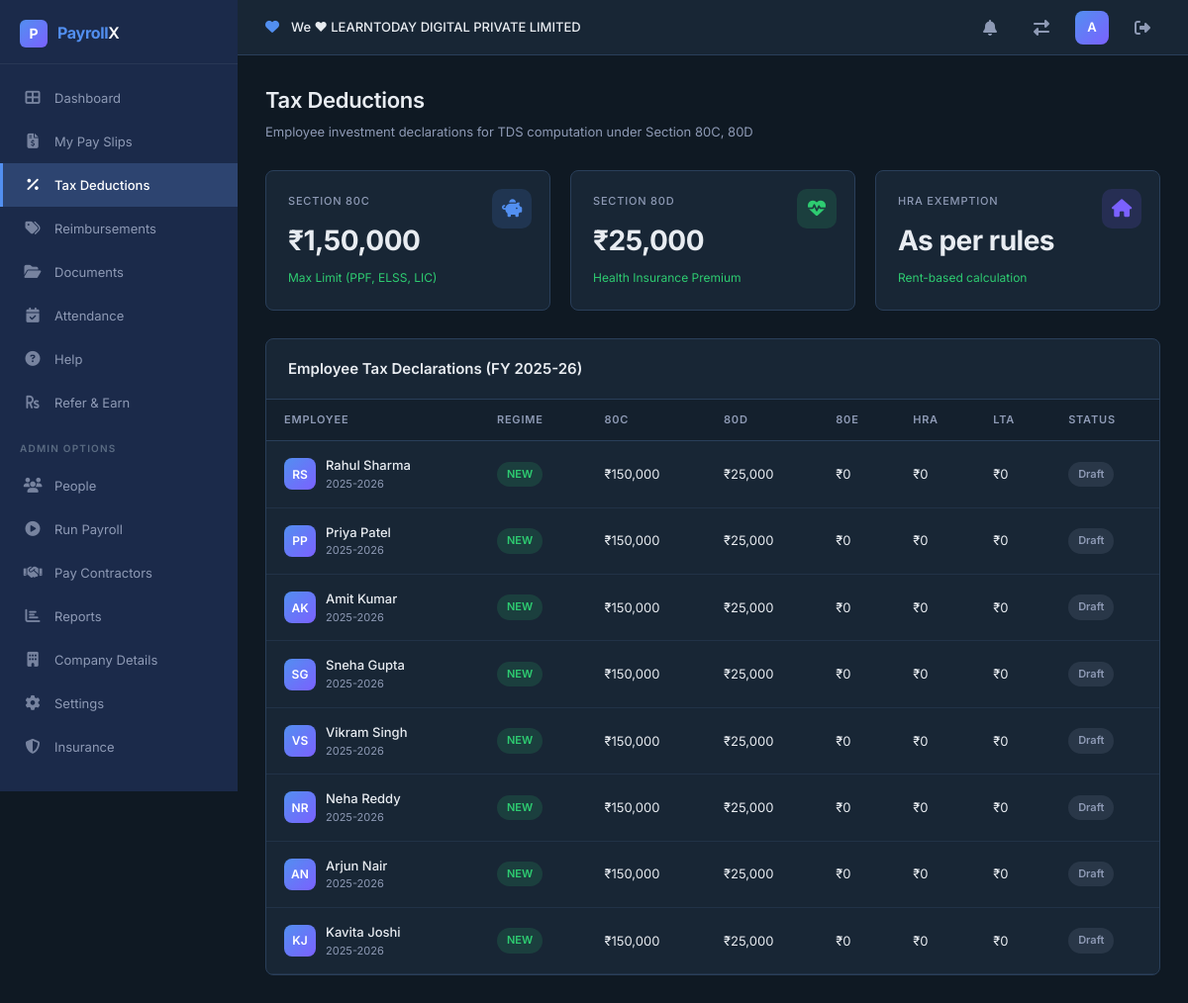
The page /tax-deductions (signed in) on the database its author committed.
### src/models.py (models this page shows, shortened)
class Organization(db.Model):
    __tablename__ = 'organizations'
    org_id = db.Column(db.Integer, primary_key=True)
    name = db.Column(db.String(200), unique=True, nullable=False)
    created_at = db.Column(db.DateTime, default=datetime.utcnow)
    users = db.relationship('User', backref='organization', lazy=True)
    employees = db.relationship('Employee', backref='organization', lazy=True)
    payroll_runs = db.relationship('PayrollRun', backref='organization', lazy=True)

class User(UserMixin, db.Model):
    __tablename__ = 'users'
    id = db.Column(db.Integer, primary_key=True)
    username = db.Column(db.String(80), unique=True, nullable=False)
    email = db.Column(db.String(120), unique=True, nullable=False)
    password_hash = db.Column(db.String(256), nullable=False)
    role = db.Column(db.String(20), default='employee')  # employee, hr_admin, finance
    created_at = db.Column(db.DateTime, default=datetime.utcnow)
    org_id = db.Column(db.Integer, db.ForeignKey('organizations.org_id'), nullable=True)

class TaxDeclaration(db.Model):
    __tablename__ = 'tax_declarations'
    declaration_id = db.Column(db.Integer, primary_key=True)
    emp_id = db.Column(db.Integer, db.ForeignKey('employees.emp_id'), nullable=False)
    org_id = db.Column(db.Integer, db.ForeignKey('organizations.org_id'), nullable=True)
    financial_year = db.Column(db.String(9), nullable=False)  # e.g. 2025-2026
    regime = db.Column(db.String(10), default='new')  # old, new
    section_80c = db.Column(db.Float, default=0)  # PPF, ELSS, LIC etc.
    section_80d = db.Column(db.Float, default=0)  # Health Insurance
    section_80e = db.Column(db.Float, default=0)  # Education Loan
    section_80g = db.Column(db.Float, default=0)  # Donations
    hra_exemption = db.Column(db.Float, default=0)
    lta_claimed = db.Column(db.Float, default=0)
    other_income = db.Column(db.Float, default=0)
    status = db.Column(db.String(20), default='draft')  # draft, submitted, verified
    submitted_at = db.Column(db.DateTime, nullable=True)

class Employee(db.Model):
    __tablename__ = 'employees'
    emp_id = db.Column(db.Integer, primary_key=True)
    user_id = db.Column(db.Integer, db.ForeignKey('users.id'), nullable=True)
    first_name = db.Column(db.String(80), nullable=False)
    last_name = db.Column(db.String(80), nullable=False)
    email = db.Column(db.String(120), nullable=False)
    phone = db.Column(db.String(15))
    pan_number = db.Column(db.String(10))
    aadhaar_number = db.Column(db.String(12))
    bank_account = db.Column(db.String(20))
    bank_ifsc = db.Column(db.String(11))
    bank_name = db.Column(db.String(100))
    department = db.Column(db.String(80))
    designation = db.Column(db.String(80))
    date_of_joining = db.Column(db.Date, default=date.today)
    date_of_exit = db.Column(db.Date, nullable=True)
    status = db.Column(db.String(20), default='active')  # active, inactive, exited
    org_id = db.Column(db.Integer, db.ForeignKey('organizations.org_id'), nullable=True)
    created_at = db.Column(db.DateTime, default=datetime.utcnow)
    salary_structures = db.relationship('SalaryStructure', backref='employee', lazy=True)
    attendance_logs = db.relationship('AttendanceLog', backref='employee', lazy=True)
    payslips = db.relationship('Payslip', backref='employee', lazy=True)
    tax_declaration = db.relationship('TaxDeclaration', backref='employee', uselist=False)
    @property
    def full_name(self):
        return f"{self.first_name} {self.last_name}"

### src/app.py (the view)
@app.route('/tax-deductions')
@login_required
def tax_deductions():
    if current_user.role == 'employee':
        emp = get_employee_for_current_user()
        declarations = TaxDeclaration.query.filter_by(emp_id=emp.emp_id).all() if emp else []
    else:
        employees = Employee.query.filter_by(org_id=current_user.org_id).all()
        emp_ids = [e.emp_id for e in employees]
        declarations = TaxDeclaration.query.filter(TaxDeclaration.emp_id.in_(emp_ids)).all() if emp_ids else []
    return render_template('tax_deductions.html', declarations=declarations)

### src/app.py (called while the page is built)
@login_manager.user_loader
def load_user(user_id):
    return User.query.get(int(user_id))

@app.before_request
def initialize_database():
    global _db_initialized
    if not _db_initialized:
        db.create_all()
        seed_database()
        _db_initialized = True

### templates/tax_deductions.html (shortened to what this page needs)
{% extends "base.html" %}
{% block content %}
<div class="page-header">
    <h1>Tax Deductions</h1>
    <p>Employee investment declarations for TDS computation under Section 80C, 80D</p>
</div>
<div class="stats-grid">
    <div class="stat-card">
        <div class="stat-label">Section 80C</div>
        <div class="stat-value">₹1,50,000</div>
        <div class="stat-change positive">Max Limit (PPF, ELSS, LIC)</div>
        <div class="stat-icon blue"><i class="fas fa-piggy-bank"></i></div>
    </div>
    <div class="stat-card">
        <div class="stat-label">Section 80D</div>
        <div class="stat-value">₹25,000</div>
        <div class="stat-change positive">Health Insurance Premium</div>
        <div class="stat-icon green"><i class="fas fa-heartbeat"></i></div>
    </div>
    <div class="stat-card">
        <div class="stat-label">HRA Exemption</div>
        <div class="stat-value">As per rules</div>
        <div class="stat-change positive">Rent-based calculation</div>
        <div class="stat-icon purple"><i class="fas fa-home"></i></div>
    </div>
</div>
<div class="data-card">
    <div class="data-card-header">
        <h2>Employee Tax Declarations (FY 2025-26)</h2>
    </div>
    {% if declarations %}
    <table class="data-table">
        <thead>
            <tr>
                <th>Employee</th>
                <th>Regime</th>
                <th>80C</th>
                <th>80D</th>
                <th>80E</th>
                <th>HRA</th>
                <th>LTA</th>
                <th>Status</th>
            </tr>
        </thead>
        <tbody>
            {% for dec in declarations %}
            <tr>
                <td>
                    <div class="emp-info">
                        <div class="emp-avatar">{{ dec.employee.first_name[0] }}{{ dec.employee.last_name[0] }}</div>
                        <div>
                            <div class="emp-name">{{ dec.employee.full_name }}</div>
                            <div class="emp-email">{{ dec.financial_year }}</div>
                        </div>
                    </div>
                </td>
                <td><span class="status-badge {% if dec.regime == 'new' %}active{% else %}pending{% endif %}">{{ dec.regime|upper }}</span></td>
                <td>₹{{ "{:,.0f}".format(dec.section_80c) }}</td>
                <td>₹{{ "{:,.0f}".format(dec.section_80d) }}</td>
                <td>₹{{ "{:,.0f}".format(dec.section_80e) }}</td>
                <td>₹{{ "{:,.0f}".format(dec.hra_exemption) }}</td>
                <td>₹{{ "{:,.0f}".format(dec.lta_claimed) }}</td>
                <td><span class="status-badge {{ dec.status }}">{{ dec.status }}</span></td>
            </tr>
            {% endfor %}
        </tbody>
    </table>
    {% else %}
    <div class="empty-state">
        <div class="empty-icon"><i class="fas fa-percentage"></i></div>
        <h3>No Declarations Found</h3>
        <p>Tax declarations will appear once employees submit them.</p>
    </div>
    {% endif %}
</div>
{% endblock %}

### templates/base.html (shortened to what this page needs)
<!DOCTYPE html>
<html lang="en">
<head>
    <link rel="stylesheet" href="{{ url_for('static', filename='css/style.css') }}">
    <link rel="stylesheet" href="https://cdnjs.cloudflare.com/ajax/libs/font-awesome/6.5.1/css/all.min.css">
</head>
<body>
    {% if current_user.is_authenticated %}
    <aside class="sidebar" id="sidebar">
        <div class="sidebar-logo">
            <div class="logo-icon">P</div>
            <div class="logo-text"><span>Payroll</span>X</div>
        </div>
        <nav class="sidebar-nav">
            <a href="{{ url_for('dashboard') }}" class="nav-item {% if request.endpoint == 'dashboard' %}active{% endif %}">
                <span class="nav-icon"><i class="fas fa-th-large"></i></span> Dashboard
            </a>
            <a href="{{ url_for('payslips') }}" class="nav-item {% if request.endpoint == 'payslips' %}active{% endif %}">
                <span class="nav-icon"><i class="fas fa-file-invoice-dollar"></i></span> My Pay Slips
            </a>
            <a href="{{ url_for('tax_deductions') }}" class="nav-item {% if request.endpoint == 'tax_deductions' %}active{% endif %}">
                <span class="nav-icon"><i class="fas fa-percentage"></i></span> Tax Deductions
            </a>
            <a href="{{ url_for('reimbursements') }}" class="nav-item {% if request.endpoint == 'reimbursements' %}active{% endif %}">
                <span class="nav-icon"><i class="fas fa-tags"></i></span> Reimbursements
            </a>
            <a href="{{ url_for('documents') }}" class="nav-item {% if request.endpoint == 'documents' %}active{% endif %}">
                <span class="nav-icon"><i class="fas fa-folder-open"></i></span> Documents
            </a>
            <a href="{{ url_for('attendance') }}" class="nav-item {% if request.endpoint == 'attendance' %}active{% endif %}">
                <span class="nav-icon"><i class="fas fa-calendar-check"></i></span> Attendance
            </a>
            <a href="{{ url_for('help_page') }}" class="nav-item {% if request.endpoint == 'help_page' %}active{% endif %}">
                <span class="nav-icon"><i class="fas fa-question-circle"></i></span> Help
            </a>
            <a href="{{ url_for('refer_earn') }}" class="nav-item {% if request.endpoint == 'refer_earn' %}active{% endif %}">
                <span class="nav-icon"><i class="fas fa-rupee-sign"></i></span> Refer & Earn
            </a>
            {% if current_user.role != 'employee' %}
            <div class="nav-section-label">Admin Options</div>
            <a href="{{ url_for('people') }}" class="nav-item {% if request.endpoint == 'people' %}active{% endif %}">
                <span class="nav-icon"><i class="fas fa-users"></i></span> People
            </a>
            <a href="{{ url_for('run_payroll') }}" class="nav-item {% if request.endpoint == 'run_payroll' %}active{% endif %}">
                <span class="nav-icon"><i class="fas fa-play-circle"></i></span> Run Payroll
            </a>
            <a href="{{ url_for('pay_contractors') }}" class="nav-item {% if request.endpoint == 'pay_contractors' %}active{% endif %}">
                <span class="nav-icon"><i class="fas fa-handshake"></i></span> Pay Contractors
            </a>
            <a href="{{ url_for('reports') }}" class="nav-item {% if request.endpoint == 'reports' %}active{% endif %}">
                <span class="nav-icon"><i class="fas fa-chart-bar"></i></span> Reports
            </a>
            <a href="{{ url_for('company_details') }}" class="nav-item {% if request.endpoint == 'company_details' %}active{% endif %}">
                <span class="nav-icon"><i class="fas fa-building"></i></span> Company Details
            </a>
            <a href="{{ url_for('settings') }}" class="nav-item {% if request.endpoint == 'settings' %}active{% endif %}">
                <span class="nav-icon"><i class="fas fa-cog"></i></span> Settings
            </a>
            <a href="{{ url_for('insurance') }}" class="nav-item {% if request.endpoint == 'insurance' %}active{% endif %}">
                <span class="nav-icon"><i class="fas fa-shield-alt"></i></span> Insurance
            </a>
            {% endif %}
        </nav>
    </aside>
    <header class="top-bar">
        <div class="top-bar-left">
            <span class="org-heart"><i class="fas fa-heart"></i></span>
            <span class="org-name">We ♥ {{ current_user.organization.name if current_user.organization else 'My Organization' }}</span>
        </div>
        <div class="top-bar-right">
            <div class="notification-bell"><i class="fas fa-bell"></i></div>
            <a href="{{ url_for('choose_organization') }}" class="notification-bell"><i class="fas fa-exchange-alt"></i></a>
            <div class="profile-avatar" title="{{ current_user.username }}">
                {{ current_user.username[0]|upper }}
            </div>
            <a href="{{ url_for('logout') }}" class="notification-bell" title="Logout"><i class="fas fa-sign-out-alt"></i></a>
        </div>
    </header>
    <main class="main-content">
        {% block content %}{% endblock %}
    </main>
    {% else %}
        {% block public_content %}{% endblock %}
    {% endif %}
</body>
</html>

### rows shown on the page
Organization: organization "LEARNTODAY DIGITAL PRIVATE LIMITED"
User: username "A"
TaxDeclaration: employee "R", employee "S", employee.full_name "Rahul Sharma", financial_year "2025-2026", regime "NEW", section_80c "150,000", section_80d "25,000", section_80e "0", hra_exemption "0", lta_claimed "0", status "Draft"
TaxDeclaration: employee "P", employee.full_name "Priya Patel", financial_year "2025-2026", regime "NEW", section_80c "150,000", section_80d "25,000", section_80e "0", hra_exemption "0", lta_claimed "0", status "Draft"
TaxDeclaration: employee "A", employee "K", employee.full_name "Amit Kumar", financial_year "2025-2026", regime "NEW", section_80c "150,000", section_80d "25,000", section_80e "0", hra_exemption "0", lta_claimed "0", status "Draft"
TaxDeclaration: employee "S", employee "G", employee.full_name "Sneha Gupta", financial_year "2025-2026", regime "NEW", section_80c "150,000", section_80d "25,000", section_80e "0", hra_exemption "0", lta_claimed "0", status "Draft"
TaxDeclaration: employee "V", employee "S", employee.full_name "Vikram Singh", financial_year "2025-2026", regime "NEW", section_80c "150,000", section_80d "25,000", section_80e "0", hra_exemption "0", lta_claimed "0", status "Draft"
TaxDeclaration: employee "N", employee "R", employee.full_name "Neha Reddy", financial_year "2025-2026", regime "NEW", section_80c "150,000", section_80d "25,000", section_80e "0", hra_exemption "0", lta_claimed "0", status "Draft"
TaxDeclaration: employee "A", employee "N", employee.full_name "Arjun Nair", financial_year "2025-2026", regime "NEW", section_80c "150,000", section_80d "25,000", section_80e "0", hra_exemption "0", lta_claimed "0", status "Draft"
TaxDeclaration: employee "K", employee "J", employee.full_name "Kavita Joshi", financial_year "2025-2026", regime "NEW", section_80c "150,000", section_80d "25,000", section_80e "0", hra_exemption "0", lta_claimed "0", status "Draft"
